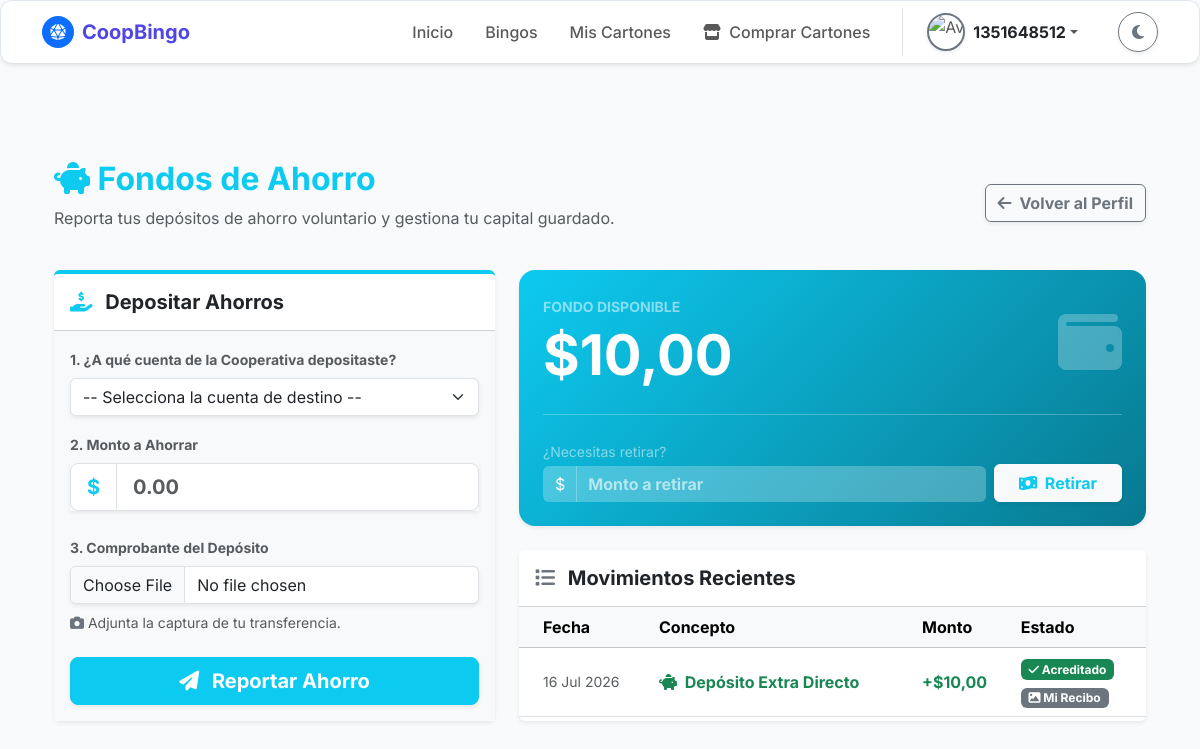
The app's page /mi-cuenta/ahorros/ (signed in) with its own data.
### bingo/models.py (models this page shows, shortened)
class Ahorro(models.Model):
    TIPO_AHORRO_CHOICES = [
        ('Obligatorio', 'Obligatorio'),
        ('Voluntario', 'Voluntario'),
    ]
    ESTADO_AHORRO_CHOICES = [
        ('Acreditado', 'Acreditado'),
        ('Pendiente', 'Pendiente'),
        ('Rechazado', 'Rechazado'),
        ('Activo', 'Activo'),
        ('Inactivo', 'Inactivo'),
    ]
    idahorro = models.AutoField(primary_key=True)
    idsocio = models.ForeignKey(
        'Socio',
        on_delete=models.PROTECT,
        db_column='idsocio',
        verbose_name="Socio"
    )
    idbingo = models.ForeignKey(
        'Bingo',
        on_delete=models.SET_NULL,
        null=True,
        blank=True,
        db_column='idbingo',
        verbose_name="Bingo Asociado"
    )
    tipoahorro = models.CharField(
        max_length=50,
        choices=TIPO_AHORRO_CHOICES,
        verbose_name="Tipo de Ahorro"
    )
    montoahorro = models.DecimalField(
        max_digits=10,
        decimal_places=2,
        verbose_name="Monto Ahorrado"
    )
    fechaahorro = models.DateTimeField(
        auto_now_add=True,
        verbose_name="Fecha de Ahorro"
    )
    comentarioahorro = models.CharField(
        max_length=100,
        null=True,
        blank=True,
        verbose_name="Comentario"
    )
    estadoahorro = models.CharField(
        max_length=25,
        choices=ESTADO_AHORRO_CHOICES,
        verbose_name="Estado del Ahorro"
    )
    idmetodopago = models.ForeignKey(
        'MetodoPago',
        on_delete=models.SET_NULL,
        null=True,
        blank=True,
        db_column='idmetodopago',
        verbose_name="Cuenta de Destino"
    )
    comprobanteahorro = models.FileField(
        upload_to='media/ahorro/comprobantes/',
        null=True,
        blank=True,
        verbose_name="Comprobante de Ahorro"
    )
    origenahorro = models.CharField(
        max_length=50,
        default='Directo',
        null=True,
        blank=True,
        verbose_name="Origen del Ahorro"
    )
    class Meta:
        db_table = 'Ahorro'
        verbose_name = 'Ahorro'
        verbose_name_plural = 'Ahorros'

### bingo/views.py (the view, shortened to what this page needs)
# urls.py: path('mi-cuenta/ahorros/', views.ahorro, name='ahorro'),
@login_required
def ahorro(request):
    socio = Socio.objects.filter(cisocio=request.user.username).first()
    if not socio or socio.estadosocio not in ['Activo', 'Active']:
        messages.warning(request, "Acceso denegado: Debes ser un Socio activo para acceder a la libreta de ahorros.")
        return redirect('inicio')
    historial_ahorros = Ahorro.objects.filter(idsocio=socio).order_by('-fechaahorro')
    total_ahorrado = historial_ahorros.filter(estadoahorro='Acreditado').aggregate(total=Sum('montoahorro'))['total'] or Decimal('0.00')
    contexto = {
        'socio': socio,
        'historial_ahorros': historial_ahorros,
        'total_ahorrado': total_ahorrado,
        'metodos_pago': MetodoPago.objects.filter(estadometodopago='Activo')
    }
    return render(request, 'cuentas/ahorro.html', contexto)

### bingo/templates/cuentas/ahorro.html (shortened to what this page needs)
{% extends 'comunes/base.html' %}
{% load static %}
{% block content %}
<div class="container mt-5 mb-5">
    <div class="row mb-4">
        <div class="col-12 d-flex justify-content-between align-items-center flex-wrap">
            <div>
                <h2 class="mb-2 text-info fw-bold"><i class="fas fa-piggy-bank"></i> Fondos de Ahorro</h2>
                <p class="text-muted">Reporta tus depósitos de ahorro voluntario y gestiona tu capital guardado.</p>
            </div>
            <div class="text-end">
                <a href="{% url 'perfil' %}" class="btn btn-outline-secondary shadow-sm fw-bold">
                    <i class="fas fa-arrow-left me-1"></i> Volver al Perfil
                </a>
            </div>
        </div>
    </div>
    <div class="row g-4">
        <div class="col-lg-5">
            <div class="card shadow-sm border-0 border-top border-info border-4 h-100">
                <div class="card-header bg-white py-3">
                    <h5 class="card-title mb-0 fw-bold"><i class="fas fa-hand-holding-usd text-info me-2"></i> Depositar Ahorros</h5>
                </div>
                <div class="card-body bg-light">
                    <form method="POST" action="{% url 'ahorro' %}" enctype="multipart/form-data">
                        <div class="mb-3">
                            <label class="form-label fw-bold small text-muted">1. ¿A qué cuenta de la Cooperativa depositaste?</label>
                            <select class="form-select shadow-sm" name="idmetodopago" required>
                                <option value="" disabled selected>-- Selecciona la cuenta de destino --</option>
                            </select>
                        </div>
                        <div class="mb-4">
                            <label class="form-label fw-bold small text-muted">2. Monto a Ahorrar</label>
                            <div class="input-group input-group-lg shadow-sm">
                                <span class="input-group-text bg-white text-info fw-bold">$</span>
                                <input type="number" class="form-control fw-bold" name="monto_ahorro" step="0.01" min="1" placeholder="0.00" required>
                            </div>
                        </div>
                        <div class="mb-4">
                            <label class="form-label fw-bold small text-muted">3. Comprobante del Depósito</label>
                            <input type="file" class="form-control shadow-sm" name="comprobanteahorro" accept="image/*" required id="input-comprobante-ahorro">
                            <div class="form-text mt-2">
                                <i class="fas fa-camera text-secondary"></i> Adjunta la captura de tu transferencia.
                            </div>
                        </div>
                        <button type="submit" class="btn btn-info text-white btn-lg w-100 fw-bold shadow-sm">
                            <i class="fas fa-paper-plane me-2"></i> Reportar Ahorro
                        </button>
                    </form>
                </div>
            </div>
        </div>
        <div class="col-lg-7 d-flex flex-column gap-4">
            <div class="card shadow-sm border-0 bg-info text-white rounded-4 overflow-hidden" style="background: linear-gradient(135deg, #0dcaf0 0%, #087990 100%);">
                <div class="card-body p-4">
                    <div class="d-flex justify-content-between align-items-center">
                        <div>
                            <span class="text-white-50 text-uppercase fw-bold small tracking-wide">Fondo Disponible</span>
                            <h2 class="display-4 fw-bold mb-0 mt-1">${{ total_ahorrado|floatformat:2 }}</h2>
                        </div>
                        <i class="fas fa-wallet fa-4x text-white opacity-25"></i>
                    </div>
                    <hr class="border-white opacity-25 my-4">
                    <form method="POST" action="{% url 'ahorro' %}" class="d-flex gap-2 align-items-end">
                        <div class="flex-grow-1">
                            <label class="form-label small text-white-50 mb-1">¿Necesitas retirar?</label>
                            <div class="input-group">
                                <span class="input-group-text bg-white bg-opacity-25 border-0 text-white">$</span>
                                <input type="number" class="form-control bg-white bg-opacity-25 border-0 text-white fw-bold placeholder-white" name="monto_retiro" step="0.01" min="1" max="{{ total_ahorrado|stringformat:'f' }}" placeholder="Monto a retirar" required>
                            </div>
                        </div>
                        <button type="submit" class="btn btn-light text-info fw-bold px-4 shadow-sm" {% if total_ahorrado <= 0 %}disabled{% endif %}>
                            <i class="fas fa-money-bill-wave me-1"></i> Retirar
                        </button>
                    </form>
                </div>
            </div>
            <div class="card shadow-sm border-0 flex-grow-1">
                <div class="card-header bg-white py-3">
                    <h5 class="card-title mb-0 fw-bold"><i class="fas fa-list text-secondary me-2"></i> Movimientos Recientes</h5>
                </div>
                <div class="card-body p-0">
                    <div class="table-responsive" style="max-height: 250px; overflow-y: auto;">
                        <table class="table table-hover align-middle mb-0">
                            <thead class="table-light sticky-top">
                                <tr>
                                    <th class="ps-4">Fecha</th>
                                    <th>Concepto</th>
                                    <th>Monto</th>
                                    <th>Estado</th>
                                </tr>
                            </thead>
                            <tbody>
                                {% for ah in historial_ahorros %}
                                <tr>
                                    <td class="ps-4 text-muted small">{{ ah.fechaahorro|date:"d M Y" }}</td>
                                    <td>
                                        {% if ah.montoahorro < 0 %}
                                            <span class="fw-bold text-danger"><i class="fas fa-arrow-up me-1"></i> Retiro de Fondos</span>
                                        {% elif ah.origenahorro == 'Semanal' %}
                                            <span class="fw-bold text-warning-emphasis"><i class="fas fa-calendar-check text-warning me-1"></i> Ahorro de Cuota Semanal</span>
                                        {% else %}
                                            <span class="fw-bold text-success"><i class="fas fa-piggy-bank me-1"></i> Depósito Extra Directo</span>
                                        {% endif %}
                                    </td>
                                    <td class="fw-bold fs-6">
                                        {% if ah.montoahorro < 0 %}
                                            <span class="text-danger">-${{ ah.montoahorro|stringformat:".2f"|slice:"1:" }}</span>
                                        {% elif ah.origenahorro == 'Semanal' %}
                                            <span class="text-warning-emphasis">+${{ ah.montoahorro|floatformat:2 }}</span>
                                        {% else %}
                                            <span class="text-success">+${{ ah.montoahorro|floatformat:2 }}</span>
                                        {% endif %}
                                    </td>
                                    <td>
                                        {% if ah.estadoahorro == 'Acreditado' or ah.estadoahorro == 'Activo' %}
                                            <span class="badge bg-success mb-1"><i class="fas fa-check"></i> Acreditado</span>
                                            {% if ah.montoahorro < 0 and ah.comprobanteahorro %}
                                                <br>
                                                <a href="{{ ah.comprobanteahorro.url }}" target="_blank" class="badge bg-info text-white text-decoration-none shadow-sm">
                                                    <i class="fas fa-file-invoice"></i> Ver Depósito Coop
                                                </a>
                                            {% elif ah.montoahorro > 0 and ah.comprobanteahorro %}
                                                <br>
                                                <a href="{{ ah.comprobanteahorro.url }}" target="_blank" class="badge bg-secondary text-white text-decoration-none">
                                                    <i class="fas fa-image"></i> Mi Recibo
                                                </a>
                                            {% endif %}
                                        {% elif ah.estadoahorro == 'Pendiente' %}
                                            <span class="badge bg-warning text-dark"><i class="fas fa-clock"></i> Pendiente</span>
                                        {% else %}
                                            <span class="badge bg-secondary">{{ ah.estadoahorro }}</span>
                                        {% endif %}
                                    </td>
                                </tr>
                                {% empty %}
                                <tr>
                                    <td colspan="4" class="text-center py-4 text-muted">
                                        No hay movimientos en tu libreta.
                                    </td>
                                </tr>
                                {% endfor %}
                            </tbody>
                        </table>
                    </div>
                </div>
            </div>
        </div>
    </div>
</div>
{% endblock %}

### bingo/templates/comunes/navbar.html (shortened to what this page needs)
{% load static %}
<nav class="navbar navbar-expand-lg border-bottom card-minimalista mb-4 shadow-sm">
    <div class="container">
        <a class="navbar-brand fw-bold d-flex align-items-center" href="{% url 'inicio' %}" style="color: var(--color-primario);">
            <div class="rounded-circle bg-primary d-flex align-items-center justify-content-center me-2" style="width: 32px; height: 32px;">
                <i class="fas fa-dice-d20 text-white" style="font-size: 16px;"></i>
            </div>
            <span>CoopBingo</span>
        </a>
        <div class="collapse navbar-collapse" id="navPrincipal">
            <ul class="navbar-nav ms-auto align-items-center">
                <li class="nav-item">
                    <a class="nav-link px-3 fw-medium" href="{% url 'inicio' %}">Inicio</a>
                </li>
                <li class="nav-item">
                        <a class="nav-link px-3 fw-medium" href="{% url 'bingo' %}">Bingos</a>
                </li>
                {% if user.is_authenticated %}
                    <li class="nav-item">
                        <a class="nav-link px-3 fw-medium" href="{% url 'mis_cartones' %}">Mis Cartones</a>
                    </li>
                    <li class="nav-item">
                        <a class="nav-link px-3 fw-medium" href="{% url 'venta_cartones' %}">
                            <i class="fas fa-store me-1"></i> Comprar Cartones
                        </a>
                    </li>
                    <li class="nav-item dropdown ms-lg-3 ps-lg-3 border-start-lg">
                        <a class="nav-link dropdown-toggle d-flex align-items-center py-1" href="#" id="userDropdown" role="button" data-bs-toggle="dropdown" aria-expanded="false">
                            {% if request.session.avatar_url %}
                                <img src="{{ request.session.avatar_url }}" alt="Avatar" class="rounded-circle object-fit-cover me-2 border border-2 border-primary shadow-sm" style="width: 38px; height: 38px;">
                            {% else %}
                                <img src="{% static 'img/default_avatar.png' %}" alt="Avatar" class="rounded-circle object-fit-cover me-2 border border-2 border-secondary shadow-sm" style="width: 38px; height: 38px;">
                            {% endif %}
                            <span class="fw-bold text-body">{{ request.session.user_nombre|default:user.first_name }}</span>
                        </a>
                    </li>
                {% endif %}
                <li class="nav-item ms-lg-3 ps-lg-3 mt-3 mt-lg-0 pt-3 pt-lg-0">
                    <button class="btn btn-outline-secondary rounded-circle shadow-sm d-flex justify-content-center align-items-center" id="themeToggle" style="width: 40px; height: 40px;">
                        <i class="fas fa-moon" id="themeIcon"></i>
                    </button>
                </li>
            </ul>
        </div>
    </div>
</nav>

### records on screen
Ahorro: fechaahorro "16 Jul 2026", origenahorro "Depósito Extra Directo", montoahorro "10,00"

### other values on screen
{{ request.session.user_nombre|default:user.first_name }} "1351648512"
{{ total_ahorrado|floatformat:2 }} "10,00"
